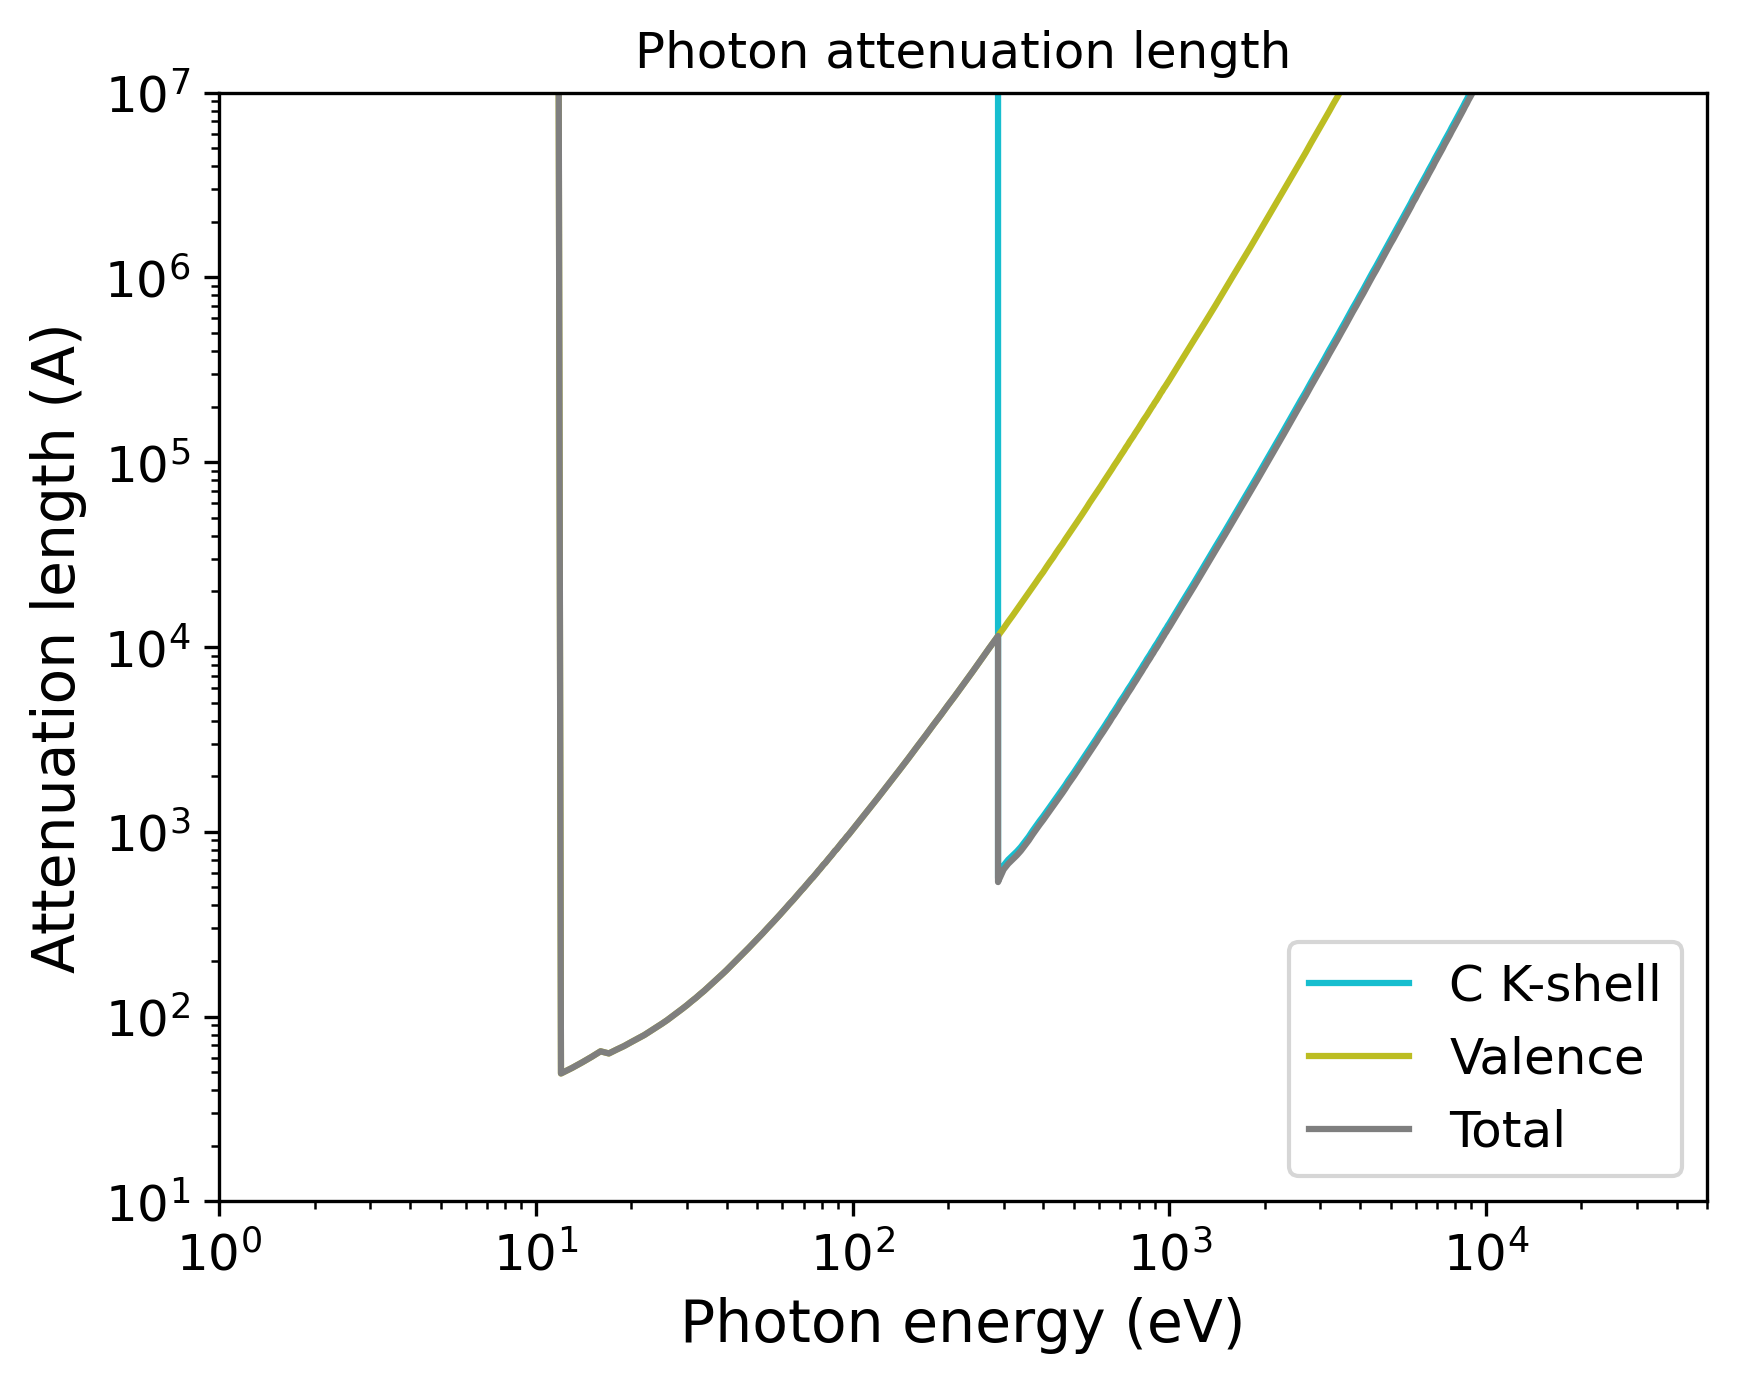

The Python source for this figure:
import pandas as pd
import numpy as np
import matplotlib.pyplot as plt
import matplotlib.cm as cm
# Set the format:
plt.xlabel("Photon energy (eV)", fontsize=14)
plt.ylabel("Attenuation length (A)", fontsize=14)
plt.xticks(fontsize=12)
plt.yticks(fontsize=12)
plt.grid(False)
# Set the axes:
# Read the output file:
df = pd.read_csv(r"OUTPUT_Diamond_Photon_IMFP.dat", sep=r'\s+', header=None, comment="#", skipinitialspace=True)
plt.xscale("log")
plt.yscale("log")
# Prepare the plot:
columns_to_plot = [ 1, 2, 3]
labels = [ "C K-shell", "Valence", "Total"]
# Create N distinct colors from a colormap
N = len(columns_to_plot)
colors = plt.cm.tab10(np.linspace(1, 0, 10))
# Set line styles:
linestyles = [ "-", "-", "-"]
for i, col in enumerate(columns_to_plot):
    color = colors[i % len(colors)]
    ls    = linestyles[i % len(linestyles)]
    label = labels[i % len(labels)]
    plt.plot(df.iloc[:, 0], df.iloc[:, col],
    color=color,
    label=label,
    linestyle=ls)
plt.xlim(1.00000000,50000.00000000)
plt.ylim(10.00000000,10000000.00000000)
plt.title("Photon attenuation length")
plt.legend(loc="best", fontsize=12)
# Save the plot in this format:
plt.savefig("OUTPUT_MFP_photon.png", dpi=300, bbox_inches="tight")
